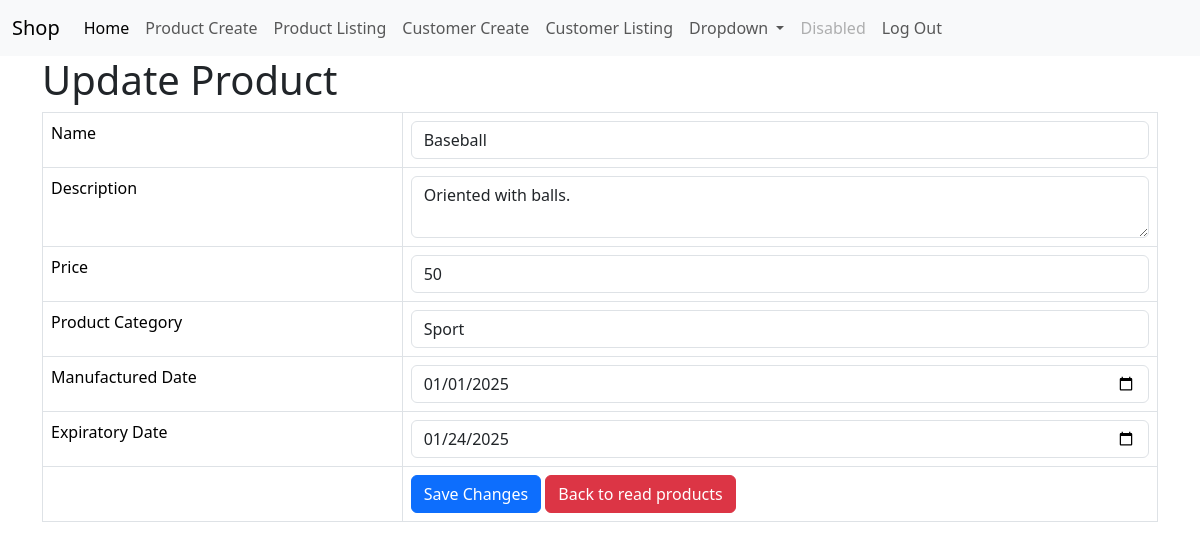
Screenshot of /product_update.php?id=8 (signed in) with the database file from the repository.
### tables this page shows
CREATE TABLE IF NOT EXISTS `products` (
  `id` int NOT NULL AUTO_INCREMENT,
  `name` varchar(50) NOT NULL,
  `description` text NOT NULL,
  `product_cat` int NOT NULL,
  `price` double NOT NULL,
  `manufacture_date` date NOT NULL,
  `expired_date` date NOT NULL,
  `created` datetime NOT NULL,
  `modified` timestamp NOT NULL,
  PRIMARY KEY (`id`)
);

### product_update.php (the view, shortened to what this page needs)
<!DOCTYPE HTML>
<html>
<?php
include 'menu.php';
?>
<head>
    <link href="https://cdn.jsdelivr.net/npm/bootstrap@5.3.3/dist/css/bootstrap.min.css" rel="stylesheet">
</head>
<body>
    <div class="container">
        <div class="page-header">
            <h1>Update Product</h1>
        </div>
        <?php
        $id = isset($_GET['id']) ? $_GET['id'] : die('ERROR: Record ID not found.');
        include 'config/database.php';
        try {
            $query = "SELECT id, name, description, price, product_cat, manufacture_date, expired_date FROM products WHERE id = ? LIMIT 0,1";
            $stmt = $con->prepare($query);
            $stmt->bindParam(1, $id);
            $stmt->execute();
            $row = $stmt->fetch(PDO::FETCH_ASSOC);
            $name = $row['name'];
            $description = $row['description'];
            $price = $row['price'];
            $product_cat = $row['product_cat'];
            $manufacture_date = $row['manufacture_date'];
            $expired_date = $row['expired_date'];
        }
        catch (PDOException $exception) {
            die('ERROR: ' . $exception->getMessage());
        }
        ?>
        <form action="<?php echo htmlspecialchars($_SERVER["PHP_SELF"] . "?id={$id}"); ?>" method="post">
            <table class='table table-hover table-responsive table-bordered'>
                <tr>
                    <td>Name</td>
                    <td><input type='text' name='name' value="<?php echo $name; ?>" class='form-control' /></td>
                </tr>
                <tr>
                    <td>Description</td>
                    <td><textarea name='description' class='form-control'><?php echo $description; ?></textarea></td>
                </tr>
                <tr>
                    <td>Price</td>
                    <td><input type='text' name='price' value="<?php echo $price; ?>" class='form-control' /></td>
                </tr>
                <tr>
                    <td>Product Category</td>
                    <td>
                        <select name='product_cat' class='form-control'>
                            <?php
                            $cat_query = "SELECT product_cat_id, product_cat_name FROM product_cat";
                            $cat_stmt = $con->prepare($cat_query);
                            $cat_stmt->execute();
                            while ($cat_row = $cat_stmt->fetch(PDO::FETCH_ASSOC)) {
                                $selected = ($cat_row['product_cat_id'] == $product_cat) ? "selected" : "";
                                echo "<option value='{$cat_row['product_cat_id']}' {$selected}>{$cat_row['product_cat_name']}</option>";
                            }
                            ?>
                        </select>
                    </td>
                </tr>
                <tr>
                    <td>Manufactured Date</td>
                    <td><input type='date' name='manufacture_date' value="<?php echo $manufacture_date; ?>"
                            class='form-control' />
                    </td>
                </tr>
                <tr>
                    <td>Expiratory Date</td>
                    <td><input type='date' name='expired_date' value="<?php echo $expired_date; ?>"
                            class='form-control' />
                    </td>
                </tr>
                <tr>
                    <td></td>
                    <td>
                        <input type='submit' value='Save Changes' class='btn btn-primary' />
                        <a href='product_listing.php' class='btn btn-danger'>Back to read products</a>
                    </td>
                </tr>
            </table>
        </form>
    </div>
</body>
</html>

### rows the page displays
products: name "Baseball", description "Oriented with balls.", price "50", manufacture_date "01/01/2025", expired_date "01/24/2025"

### other values shown
form field product_cat "Sport"
